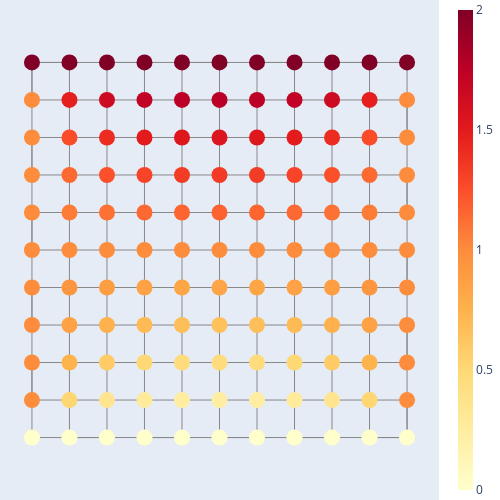

Notebook code for this chart:
### Markdown cell above
## Examples on a Lattice 

Now we consider the same problems on a lattice with a defect. 

### Node with Dirichlet condition

We assume that inside $\Omega$ is a node with a zero Dirichlet condition. The defect is at a node that is in $\Omega$ but not in $A^-$ so we can use both interior reproduction formulas to achieve cloaking.

### Code cell
#Sample solution 
lat_data = RWC.gen_lattice()
Random.seed!(20)
uB = ones(lat_data.nB) # boundary condition
uB[1:11] .= 0
#[uB[i:(i+1)] = 1 .+ uB[(i-2):(i-1)] for i ∈ 12:2:28]
#uB[30:end] .= 10
uB[30:end] .=2
uI = - lat_data.Lap[lat_data.I,lat_data.I] \ (lat_data.Lap[lat_data.I,lat_data.B]*uB)
u = zeros(lat_data.nV); u[lat_data.I] = uI; u[lat_data.B] = uB

#Plot perfect lattice 
RWC.plot_lat_function(lat_data,u)

### Figure 1 — Plotly figure (JSON) as saved in the notebook; plotly's stock layout.template omitted (floating-point values rounded to 4 significant figures)
{"data": [{"line": {"color": "#888", "width": 1}, "mode": "lines", "type": "scatter", "x": [1, 2, 3, 4, 5, 6, 7, 8, 9, 10, 11, 11, 10, 9, 8, 7, 6, 5, 4, 3, 2, 1, 1, 2, 3, 4, 5, 6, 7, 8, 9, 10, 11, 11, 10, 9, 8, 7, 6, 5, 4, 3, 2, 1, 1, 2, 3, 4, 5, 6, 7, 8, 9, 10, 11, 11, 10, 9, 8, 7, 6, 5, 4, 3, 2, 1, 1, 2, 3, 4, 5, 6, 7, 8, 9, 10, 11, 11, 10, 9, 8, 7, 6, 5, 4, 3, 2, 1, 1, 2, 3, 4, 5, 6, 7, 8, 9, 10, 11, 11, 10, 9, 8, 7, 6, 5, 4, 3, 2, 1, 1, 2, 3, 4, 5, 6, 7, 8, 9, 10, 11], "y": [1, 1, 1, 1, 1, 1, 1, 1, 1, 1, 1, 2, 2, 2, 2, 2, 2, 2, 2, 2, 2, 2, 3, 3, 3, 3, 3, 3, 3, 3, 3, 3, 3, 4, 4, 4, 4, 4, 4, 4, 4, 4, 4, 4, 5, 5, 5, 5, 5, 5, 5, 5, 5, 5, 5, 6, 6, 6, 6, 6, 6, 6, 6, 6, 6, 6, 7, 7, 7, 7, 7, 7, 7, 7, 7, 7, 7, 8, 8, 8, 8, 8, 8, 8, 8, 8, 8, 8, 9, 9, 9, 9, 9, 9, 9, 9, 9, 9, 9, 10, 10, 10, 10, 10, 10, 10, 10, 10, 10, 10, 11, 11, 11, 11, 11, 11, 11, 11, 11, 11, 11]}, {"line": {"color": "#888", "width": 1}, "mode": "lines", "type": "scatter", "x": [1, 1, 1, 1, 1, 1, 1, 1, 1, 1, 1, 2, 2, 2, 2, 2, 2, 2, 2, 2, 2, 2, 3, 3, 3, 3, 3, 3, 3, 3, 3, 3, 3, 4, 4, 4, 4, 4, 4, 4, 4, 4, 4, 4, 5, 5, 5, 5, 5, 5, 5, 5, 5, 5, 5, 6, 6, 6, 6, 6, 6, 6, 6, 6, 6, 6, 7, 7, 7, 7, 7, 7, 7, 7, 7, 7, 7, 8, 8, 8, 8, 8, 8, 8, 8, 8, 8, 8, 9, 9, 9, 9, 9, 9, 9, 9, 9, 9, 9, 10, 10, 10, 10, 10, 10, 10, 10, 10, 10, 10, 11, 11, 11, 11, 11, 11, 11, 11, 11, 11, 11], "y": [1, 2, 3, 4, 5, 6, 7, 8, 9, 10, 11, 11, 10, 9, 8, 7, 6, 5, 4, 3, 2, 1, 1, 2, 3, 4, 5, 6, 7, 8, 9, 10, 11, 11, 10, 9, 8, 7, 6, 5, 4, 3, 2, 1, 1, 2, 3, 4, 5, 6, 7, 8, 9, 10, 11, 11, 10, 9, 8, 7, 6, 5, 4, 3, 2, 1, 1, 2, 3, 4, 5, 6, 7, 8, 9, 10, 11, 11, 10, 9, 8, 7, 6, 5, 4, 3, 2, 1, 1, 2, 3, 4, 5, 6, 7, 8, 9, 10, 11, 11, 10, 9, 8, 7, 6, 5, 4, 3, 2, 1, 1, 2, 3, 4, 5, 6, 7, 8, 9, 10, 11]}, {"marker": {"color": [0, 0, 0, 0, 0, 0, 0, 0, 0, 0, 0, 1, 0.5221, 0.3462, 0.2744, 0.2448, 0.2366, 0.2448, 0.2744, 0.3462, 0.5221, 1, 1, 0.7424, 0.5882, 0.5067, 0.4681, 0.4568, 0.4681, 0.5067, 0.5882, 0.7424, 1, 1, 0.8592, 0.7577, 0.696, 0.6641, 0.6544, 0.6641, 0.696, 0.7577, 0.8592, 1, 1, 0.9367, 0.8874, 0.8554, 0.838, 0.8326, 0.838, 0.8554, 0.8874, 0.9367, 1, 1, 1.0, 1.0, 1.0, 1, 1.0, 1.0, 1.0, 1.0, 1.0, 1, 1, 1.063, 1.113, 1.145, 1.162, 1.167, 1.162, 1.145, 1.113, 1.063, 1, 1, 1.141, 1.242, 1.304, 1.336, 1.346, 1.336, 1.304, 1.242, 1.141, 1, 1, 1.258, 1.412, 1.493, 1.532, 1.543, 1.532, 1.493, 1.412, 1.258, 1, 1, 1.478, 1.654, 1.726, 1.755, 1.763, 1.755, 1.726, 1.654, 1.478, 1, 2, 2, 2, 2, 2, 2, 2, 2, 2, 2, 2], "colorbar": {"thickness": 15}, "colorscale": [[0, "#FFFFCC"], [0.125, "#FFEDA0"], [0.25, "#FED976"], [0.375, "#FEB24C"], [0.5, "#FD8D3C"], [0.625, "#FC4E2A"], [0.75, "#E31A1C"], [0.875, "#BD0026"], [1, "#800026"]], "showscale": true, "size": 16}, "mode": "markers", "text": ["Net particle charge: 0.0", "Net particle charge: 0.0", "Net particle charge: 0.0", "Net particle charge: 0.0", "Net particle charge: 0.0", "Net particle charge: 0.0", "Net particle charge: 0.0", "Net particle charge: 0.0", "Net particle charge: 0.0", "Net particle charge: 0.0", "Net particle charge: 0.0", "Net particle charge: 1.0", "Net particle charge: 0.5221499807155787", "Net particle charge: 0.34620300469816545", "Net particle charge: 0.27441454432154644", "Net particle charge: 0.24477398097303754", "Net particle charge: 0.2365865434798782", "Net particle charge: 0.2447739809730376", "Net particle charge: 0.27441454432154666", "Net particle charge: 0.34620300469816556", "Net particle charge: 0.5221499807155788", "Net particle charge: 1.0", "Net particle charge: 1.0", "Net particle charge: 0.7423969181641497", "Net particle charge: 0.5882474937555366", "Net particle charge: 0.5066811916149829", "Net particle charge: 0.4680948360907255", "Net particle charge: 0.4567982119734375", "Net particle charge: 0.46809483609072566", "Net particle charge: 0.5066811916149834", "Net particle charge: 0.5882474937555369", "Net particle charge: 0.7423969181641497", "Net particle charge: 1.0", "Net particle charge: 1.0", "Net particle charge: 0.8591901981854828", "Net particle charge: 0.7577088605448484", "Net particle charge: 0.6959678922921239", "Net particle charge: 0.6641259598014441", "Net particle charge: 0.6544166322324207", "Net particle charge: 0.6641259598014441", "Net particle charge: 0.6959678922921241", "Net particle charge: 0.7577088605448487", "Net particle charge: 0.8591901981854828", "Net particle charge: 1.0", "Net particle charge: 1.0", "Net particle charge: 0.9366550140329334", "Net particle charge: 0.8874298579462505", "Net particle charge: 0.8553555572072201", "Net particle charge: 0.8380244785905056", "Net particle charge: 0.8326163973533579", "Net particle charge: 0.8380244785905057", "Net particle charge: 0.8553555572072202", "Net particle charge: 0.8874298579462507", "Net particle charge: 0.9366550140329334", "Net particle charge: 1.0", "Net particle charge: 1.0", "Net particle charge: 1.0000000000000004", "Net particle charge: 1.0000000000000002", "Net particle charge: 1.0000000000000002", "Net particle charge: 1.0", "Net particle charge: 1.0000000000000002", "Net particle charge: 1.0000000000000002", "Net particle charge: 1.0000000000000004", "Net particle charge: 1.0000000000000004", "Net particle charge: 1.0000000000000002", "Net particle charge: 1.0", "Net particle charge: 1.0", "Net particle charge: 1.063344985967067", "Net particle charge: 1.1125701420537497", "Net particle charge: 1.1446444427927802", "Net particle charge: 1.161975521409495", "Net particle charge: 1.1673836026466422", "Net particle charge: 1.1619755214094951", "Net particle charge: 1.1446444427927809", "Net particle charge: 1.1125701420537497", "Net particle charge: 1.0633449859670672", "Net particle charge: 1.0", "Net particle charge: 1.0", "Net particle charge: 1.1408098018145174", "Net particle charge: 1.2422911394551517", "Net particle charge: 1.3040321077078765", "Net particle charge: 1.3358740401985565", "Net particle charge: 1.3455833677675793", "Net particle charge: 1.335874040198557", "Net particle charge: 1.3040321077078767", "Net particle charge: 1.2422911394551521", "Net particle charge: 1.1408098018145176", "Net particle charge: 1.0", "Net particle charge: 1.0", "Net particle charge: 1.2576030818358506", "Net particle charge: 1.4117525062444636", "Net particle charge: 1.4933188083850173", "Net particle charge: 1.5319051639092747", "Net particle charge: 1.5432017880265627", "Net particle charge: 1.531905163909275", "Net particle charge: 1.4933188083850173", "Net particle charge: 1.411752506244464", "Net particle charge: 1.257603081835851", "Net particle charge: 1.0", "Net particle charge: 1.0", "Net particle charge: 1.477850019284421", "Net particle charge: 1.6537969953018348", "Net particle charge: 1.7255854556784542", "Net particle charge: 1.755226019026963", "Net particle charge: 1.7634134565201225", "Net particle charge: 1.755226019026963", "Net particle charge: 1.7255854556784536", "Net particle charge: 1.6537969953018348", "Net particle charge: 1.4778500192844215", "Net particle charge: 1.0", "Net particle charge: 2.0", "Net particle charge: 2.0", "Net particle charge: 2.0", "Net particle charge: 2.0", "Net particle charge: 2.0", "Net particle charge: 2.0", "Net particle charge: 2.0", "Net particle charge: 2.0", "Net particle charge: 2.0", "Net particle charge: 2.0", "Net particle charge: 2.0"], "type": "scatter", "x": [1, 2, 3, 4, 5, 6, 7, 8, 9, 10, 11, 11, 10, 9, 8, 7, 6, 5, 4, 3, 2, 1, 1, 2, 3, 4, 5, 6, 7, 8, 9, 10, 11, 11, 10, 9, 8, 7, 6, 5, 4, 3, 2, 1, 1, 2, 3, 4, 5, 6, 7, 8, 9, 10, 11, 11, 10, 9, 8, 7, 6, 5, 4, 3, 2, 1, 1, 2, 3, 4, 5, 6, 7, 8, 9, 10, 11, 11, 10, 9, 8, 7, 6, 5, 4, 3, 2, 1, 1, 2, 3, 4, 5, 6, 7, 8, 9, 10, 11, 11, 10, 9, 8, 7, 6, 5, 4, 3, 2, 1, 1, 2, 3, 4, 5, 6, 7, 8, 9, 10, 11], "y": [1, 1, 1, 1, 1, 1, 1, 1, 1, 1, 1, 2, 2, 2, 2, 2, 2, 2, 2, 2, 2, 2, 3, 3, 3, 3, 3, 3, 3, 3, 3, 3, 3, 4, 4, 4, 4, 4, 4, 4, 4, 4, 4, 4, 5, 5, 5, 5, 5, 5, 5, 5, 5, 5, 5, 6, 6, 6, 6, 6, 6, 6, 6, 6, 6, 6, 7, 7, 7, 7, 7, 7, 7, 7, 7, 7, 7, 8, 8, 8, 8, 8, 8, 8, 8, 8, 8, 8, 9, 9, 9, 9, 9, 9, 9, 9, 9, 9, 9, 10, 10, 10, 10, 10, 10, 10, 10, 10, 10, 10, 11, 11, 11, 11, 11, 11, 11, 11, 11, 11, 11]}], "layout": {"height": 500, "hovermode": "closest", "margin": {"b": 0, "l": 0, "r": 0, "t": 0}, "showarrow": false, "showlegend": false, "width": 500, "xaxis": {"showgrid": false, "showticklabels": false, "zeroline": false}, "yaxis": {"scaleanchor": "x", "showgrid": false, "showticklabels": false, "zeroline": false}}}
